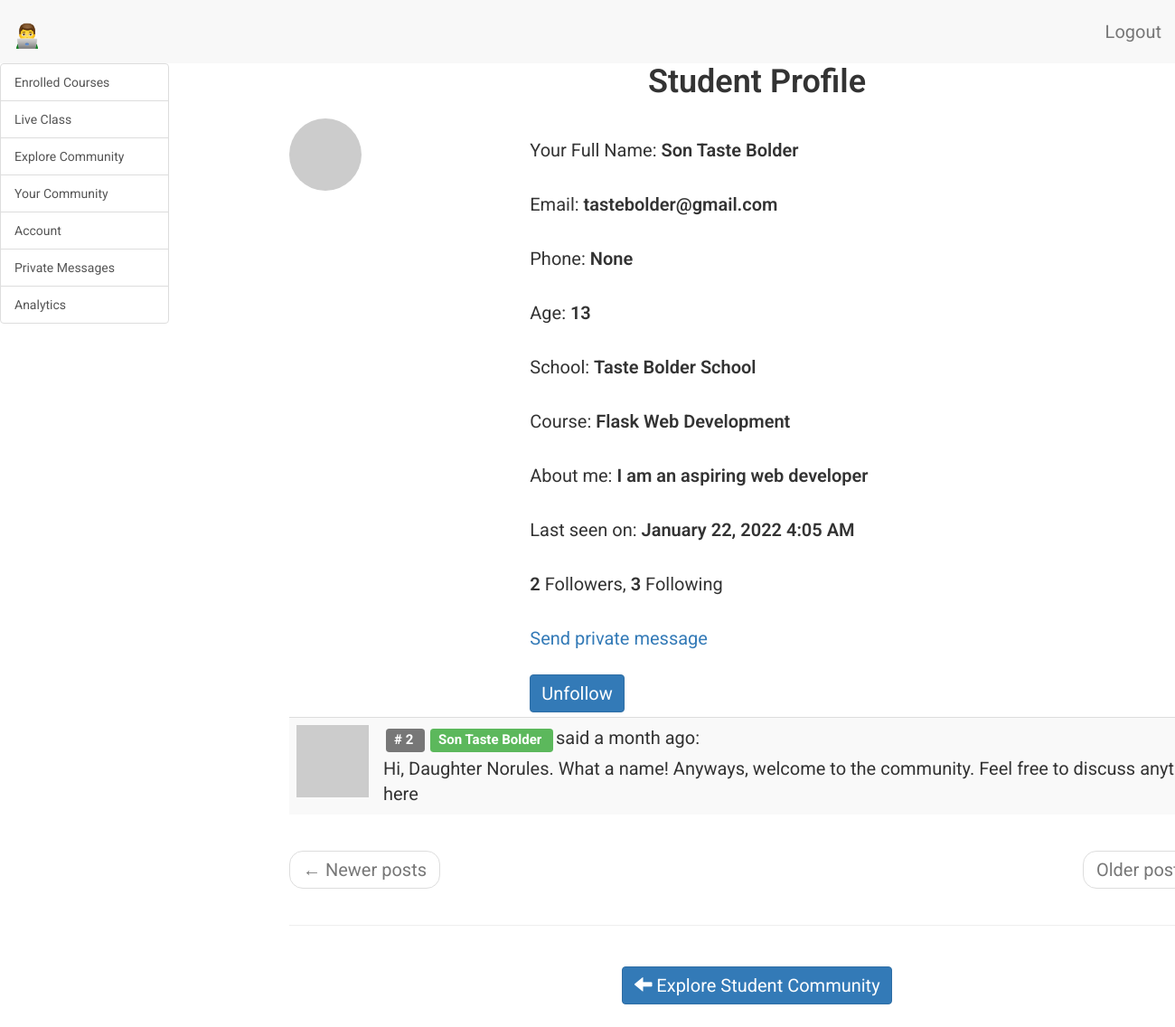
/student/profile/Son Taste Bolder (signed in), run on an earlier commit of the app's database.
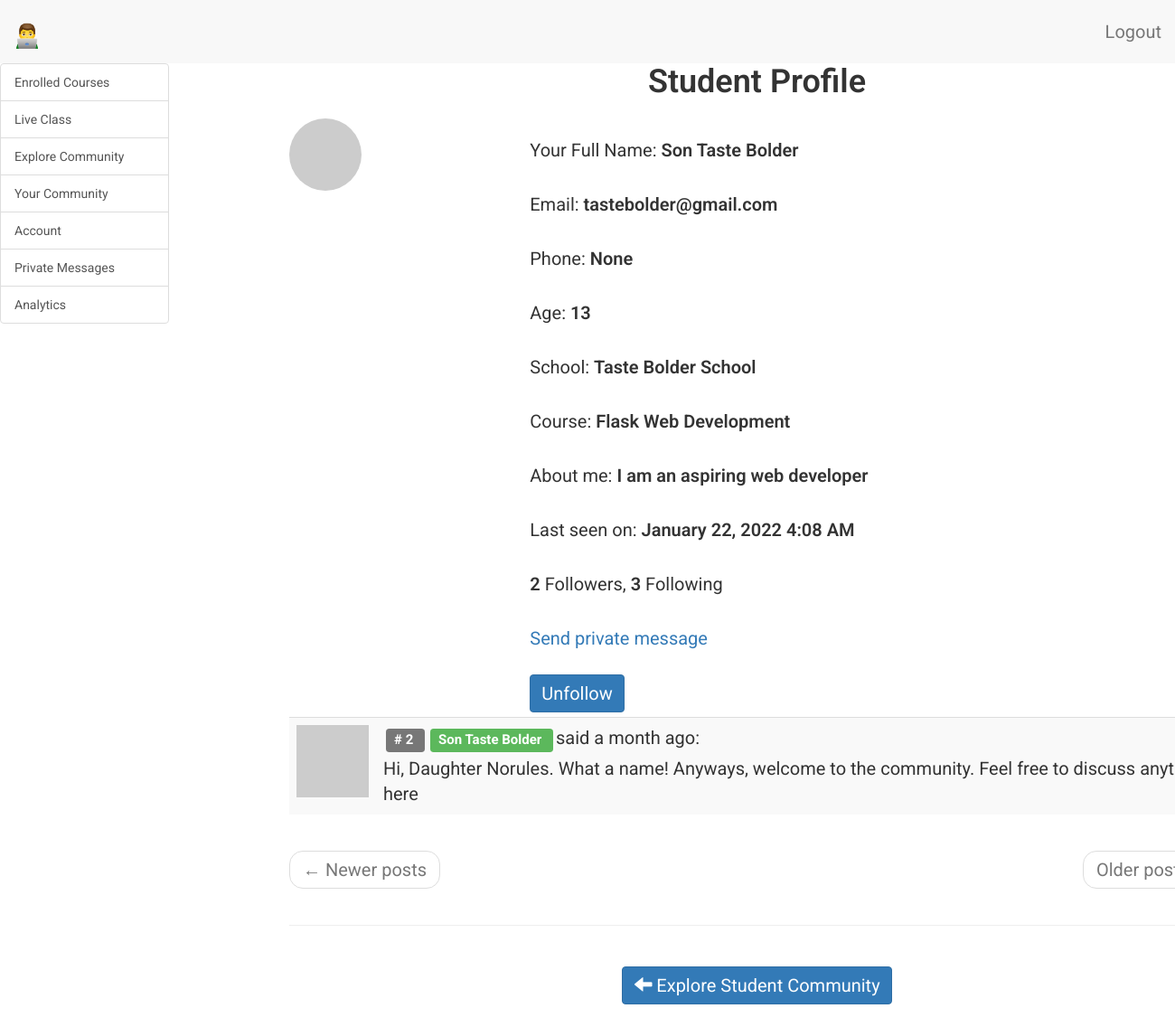
And on a later commit of the database.
### app/models.py (models this page shows, shortened)
class Student(UserMixin, db.Model):
    __tablename__ = 'student'
    id = db.Column(db.Integer, primary_key=True)
    student_full_name = db.Column(db.String(64), index=True, unique=True)
    student_email = db.Column(db.String(120), index=True, unique=True)
    student_phone = db.Column(db.String(120), index=True, unique=True)
    student_school = db.Column(db.String(120), index=True)
    student_age = db.Column(db.Integer, index=True)
    student_course = db.Column(db.String(120), index=True)
    student_password_hash = db.Column(db.String(128))
    student_about_me = db.Column(db.String(140))
    student_last_seen = db.Column(db.DateTime, default=datetime.utcnow)
    parent_id = db.Column(db.Integer, db.ForeignKey('parent.id'))
    messages_sent = db.relationship(
        'StudentMessage',
        foreign_keys='StudentMessage.sender_id',
        backref='author',
        lazy='dynamic'
        )
    messages_received = db.relationship(
        'StudentMessage',
        foreign_keys='StudentMessage.recipient_id',
        backref='recipient',
        lazy='dynamic'
        )
    last_message_read_time = db.Column(db.DateTime)
    notifications = db.relationship(
        'StudentNotification',
        backref='student',
        lazy='dynamic'
        )
    comments = db.relationship(
                               'CommunityComment',
                               backref='author',
                               lazy='dynamic'
                               )
    webdev_chapter1_comments = db.relationship(
                                        'WebDevChapter1Comment',
                                        backref='author',
                                        lazy='dynamic'
                                        )
    webdev_chapter1_objectives = db.relationship(
                                        'WebDevChapter1Objectives',
                                        backref='author',
                                        lazy='dynamic'
                                        )
    webdev_chapter1_quiz = db.relationship(
                                        'WebDevChapter1Quiz',
                                        backref='author',
                                        lazy='dynamic'
                                        )
    webdev_chapter1_quiz_1_options = db.relationship(
        'WebDevChapter1Quiz1Options',
        backref='author',
        lazy='dynamic'
        )
    webdev_chapter1_quiz_2_options = db.relationship(
        'WebDevChapter1Quiz2Options',
        backref='author',
        lazy='dynamic'
        )
    webdev_chapter1_quiz_3_options = db.relationship(
        'WebDevChapter1Quiz3Options',
        backref='author',
        lazy='dynamic'
        )
    webdev_chapter1_quiz_4_options = db.relationship(
        'WebDevChapter1Quiz4Options',
        backref='author',
        lazy='dynamic'
        )
    def new_messages(self):
        last_read_time = self.last_message_read_time or datetime(1900, 1, 1)
        return StudentMessage.query.filter_by(recipient=self).filter(
            StudentMessage.timestamp > last_read_time).count()
    def avatar_student(self, size):
        digest = md5(self.student_email.lower().encode('utf-8')).hexdigest()
        return 'https://www.gravatar.com/avatar/{}?d=identicon&s={}'.format(
            digest, size)
    followed = db.relationship(
        'Student',
        secondary=followers,
        primaryjoin=(followers.c.follower_id == id),
        secondaryjoin=(followers.c.followed_id == id),
        backref=db.backref('followers', lazy='dynamic'), lazy='dynamic')
    def is_following(self, student):
        return self.followed.filter(
            followers.c.followed_id == student.id).count() > 0

class CommunityComment(db.Model):
    __tablename__ = 'community_comment'
    id = db.Column(db.Integer, primary_key=True)
    body = db.Column(db.String(140))
    body_html = db.Column(db.Text)
    timestamp = db.Column(db.DateTime, index=True, default=datetime.utcnow)
    student_id = db.Column(db.Integer, db.ForeignKey('student.id'))

### app/student/routes.py (the view)
@bp.route('/profile/<student_full_name>')
@login_required
def profile_student(student_full_name):
    student = Student.query.filter_by(
        student_full_name=student_full_name
        ).first_or_404()
    page = request.args.get('page', 1, type=int)
    comments = student.comments.order_by(
        CommunityComment.timestamp.desc()
        ).paginate(
        page, current_app.config['POSTS_PER_PAGE'], False)
    next_url = url_for(
        'student.dashboard_explore_student_community',
        student_full_name=student_full_name,
        page=comments.next_num) \
        if comments.has_next else None
    prev_url = url_for(
        'student.dashboard_explore_student_community',
        student_full_name=student_full_name,
        page=comments.prev_num) \
        if comments.has_prev else None
    form = EmptyForm()
    return render_template(
        'student/profile_student.html',
        title='Student Profile',
        student=student,
        comments=comments.items,
        next_url=next_url,
        prev_url=prev_url,
        form=form
    )

### app/templates/student/profile_student.html (shortened to what this page needs)
{% extends 'base.html' %}
{% block student_app_content %}
    <div class="row">
        <div class="col-sm-12">
        </div>
    </div>
    <div class="row">
        <div class="col-sm-12 text-center">
            <H1>{{ title }}</H1>
        </div>
    </div>
    <div class="row">
        <div class="col-sm-3">
            <img src=" {{ student.avatar_student(128) }} " class="img-circle">
        </div>
        <div class="col-sm-9">
            <p>
                Your Full Name: <span style="font-weight: 600;">{{ student.student_full_name }}</span>
            </p>
            <p>
                Email: <span style="font-weight: 600;">{{ student.student_email }}</span>
            </p>
            <p>
                Phone: <span style="font-weight: 600;">{{ student.student_phone }}</span>
            </p>
            <p>
                Age: <span style="font-weight: 600;">{{ student.student_age }}</span>
            </p>
            <p>
                School: <span style="font-weight: 600;">{{ student.student_school }}</span>
            </p>
            <p>
                Course: <span style="font-weight: 600;">{{ student.student_course }}</span>
            </p>
            {% if student.student_about_me %}
                <p>
                    About me:
                    <span style="font-weight: 600;">
                        {{ student.student_about_me }}
                    </span>
                </p>
            {% endif %}
            {% if student.student_last_seen %}
                <p>
                    Last seen on: <span style="font-weight: 600;">{{ moment(student.student_last_seen).format('LLL') }}</span>
                </p>
            {% endif %}
            <p>
                <span style="font-weight: 600;">{{ student.followers.count() }}</span> Followers,
                <span style="font-weight: 600;">{{ student.followed.count() }}</span> Following
            </p>
            {% if student != current_user %}
                <p>
                    <a href="{{ url_for('student.send_message', recipient=student.student_full_name) }}">
                        Send private message
                    </a>
                </p>
            {% endif %}
            {% if not current_user.is_following(student) %}
                <form action="{{ url_for('student.follow_student', student_full_name=student.student_full_name) }}" method="post">
                    {{ form.hidden_tag() }}
                    {{ form.submit(value='Follow', class_='btn btn-primary') }}
                </form>
            {% else %}
                <form action="{{ url_for('student.unfollow_student', student_full_name=student.student_full_name) }}" method="post">
                    {{ form.submit(value='Unfollow', class_='btn btn-primary') }}
                </form>
            {% endif %}
        </div>
    </div>
    <div class="row">
        <div class="col-sm-12">
            {% for comment in comments %}
                {% include 'student/_comments_students.html' %}
            {% endfor %}
        </div>
    </div>
    <div class="row">
        <div class="col-sm-12">
            <nav aria-label="...">
                <ul class="pager">
                    <li class="previous{% if not prev_url %} disabled{% endif %}">
                        <a href="{{ prev_url or '#' }}">
                            <span aria-hidden="true">&larr;</span> Newer posts
                        </a>
                    </li>
                    <li class="next{% if not next_url %} disabled{% endif %}">
                        <a href="{{ next_url or '#' }}">
                            Older posts <span aria-hidden="true">&rarr;</span>
                        </a>
                    </li>
                </ul>
            </nav>
        </div>
    </div>
    <hr>
    <div class="row text-center">
        <div class="col-sm-4">
        </div>
        <div class="col-sm-4">
            <p>
                <a href=" {{ url_for('student.dashboard_explore_student_community') }} " class="btn btn-primary">
                    <span class="glyphicon glyphicon-arrow-left" aria-hidden="true"></span>
                        Explore Student Community
                </a>
            </p>
        </div>
        <div class="col-sm-4">
        </div>
    </div>
{% endblock %}

### app/templates/base.html (shortened to what this page needs)
{% extends 'bootstrap/base.html' %}
{% block head %}
    {{ super() }}
    <link rel="stylesheet" type="text/css" href="https://cdn.datatables.net/1.10.25/css/dataTables.bootstrap5.css">
{% endblock %}
{% block styles %}
    {{ super() }}
    <link type="text/css" rel="stylesheet" href="{{ url_for('static', filename = 'css/main.css') }}">
    <link rel="stylesheet" href="https://cdnjs.cloudflare.com/ajax/libs/intl-tel-input/16.0.4/css/intlTelInput.css">
{% endblock %}
{% block navbar %}
    {% if current_user.is_authenticated %}
        <nav class="navbar-default">
            <div>
                <div class="navbar-header">
                        {% if student %}
                            <a class="navbar-brand" href=" {{ url_for('student.dashboard_enrolled_courses') }} ">
                                <img alt="Brand" src="{{ url_for('static', filename = 'images/eLearning.png') }}" width="30" height="30">
                            </a>
                        {% elif parent %}
                            <a class="navbar-brand" href=" {{ url_for('main.dashboard_parent') }} ">
                                <img alt="Brand" src="{{ url_for('static', filename = 'images/eLearning.png') }}" width="30" height="30">
                            </a>
                        {% elif teacher %}
                            <a class="navbar-brand" href=" {{ url_for('teacher.dashboard_account') }} ">
                                <img alt="Brand" src="{{ url_for('static', filename = 'images/eLearning.png') }}" width="30" height="30">
                            </a>
                        {% elif admin %}
                            <a class="navbar-brand" href=" {{ url_for('admin.dashboard_account') }} ">
                                <img alt="Brand" src="{{ url_for('static', filename = 'images/eLearning.png') }}" width="30" height="30">
                            </a>
                        {% else %}
                            <a class="navbar-brand" href=" {{ url_for('main.home') }} ">
                                <img alt="Brand" src="{{ url_for('static', filename = 'images/eLearning.png') }}" width="30" height="30">
                            </a>
                        {% endif %}
                </div>
                <div class="collapse navbar-collapse" id="bs-example-navbar-collapse-1">
                    <ul class="nav navbar-nav navbar-right">
                            {% if student %}
                                <li><a href=" {{ url_for('auth.logout_student') }} ">Logout</a></li>
                            {% elif parent %}
                                <li><a href=" {{ url_for('auth.logout_parent') }} ">Logout</a></li>
                            {% elif teacher %}
                                <li><a href=" {{ url_for('auth.logout_teacher') }} ">Logout</a></li>
                            {% elif admin %}
                                <li><a href=" {{ url_for('auth.logout_admin') }} ">Logout</a></li>
                            {% endif %}
                    </ul>
                </div>
            </div>
        </nav>
    {% endif %}
{% endblock %}
{% block content %}
    {% if current_user.is_authenticated %}
        <div class="tab-content">
            {% if student %}
                <div class="row">
                    <div class="col-sm-2 sidebar">
                        <div class="list-group">
                            <a href="{{ url_for('student.dashboard_enrolled_courses') }}" class="list-group-item tablinks" onclick="openCity(event, 'account')" id="defaultOpen">
                                Enrolled Courses
                            </a>
                            <a href="{{url_for('student.dashboard_live_class')}}" class="list-group-item tablinks" onclick="openCity(event, 'live-class')">
                                Live Class
                            </a>
                            <a href="{{url_for('student.dashboard_explore_student_community')}}" class="list-group-item tablinks" onclick="openCity(event, 'student-community')">
                                Explore Community
                            </a>
                            <a href="{{ url_for('student.dashboard_my_community') }}" class="list-group-item tablinks" onclick="openCity(event, 'my-community')">
                                Your Community
                            </a>
                            <a href="{{ url_for('student.dashboard_account') }}" class="list-group-item tablinks" onclick="openCity(event, 'account')">
                                Account
                            </a>
                            <a href="{{ url_for('student.view_messages') }}" class="list-group-item tablinks" onclick="openCity(event, 'private_messages')">
                                Private Messages
                                {% set new_messages = current_user.new_messages() %}
                            </a>
                            <a href="{{ url_for('student.dashboard_analytics') }}" class="list-group-item tablinks" onclick="openCity(event, 'analytics')">
                                Analytics
                            </a>
                        </div>
                    </div>
                    <div class="col-sm-10 scrollable-content">
                        {% block student_app_content %}
                        {% endblock %}
                    </div>
                </div>
            {% endif %}
        </div>
    {% endif %}
{% endblock %}

### app/templates/student/_comments_students.html
<table class="table table-striped">
    <tr valign='top'>
        <td width="30px">
            <a href=" {{ url_for('student.profile_student', student_full_name=comment.author.student_full_name) }} ">
                <img src=" {{ comment.author.avatar_student(30) }}  ">
            </a>
        </td>
        <td>
            <span class="comment-id label label-default"># {{ comment.id }} </span>
            <span class="student_popup">
                <a href="{{ url_for('student.profile_student', student_full_name=comment.author.student_full_name) }}">
                    <span class="label label-success"> {{ comment.author.student_full_name }} </span>
                </a>
            </span>
            said {{ moment(comment.timestamp).fromNow() }}:
            <br>
            <div class="comment-body">
                {% if comment.body_html %}
                    {{ comment.body_html | safe }}
                {% else %}
                    {{ comment.body }}
                {% endif %}
            </div>
        </td>
    </tr>
</table>

What changed in the data, as far as the page shows it:
changed Student "Son Taste Bolder": student_last_seen "January 22, 2022 4:05 AM" → "January 22, 2022 4:08 AM"
